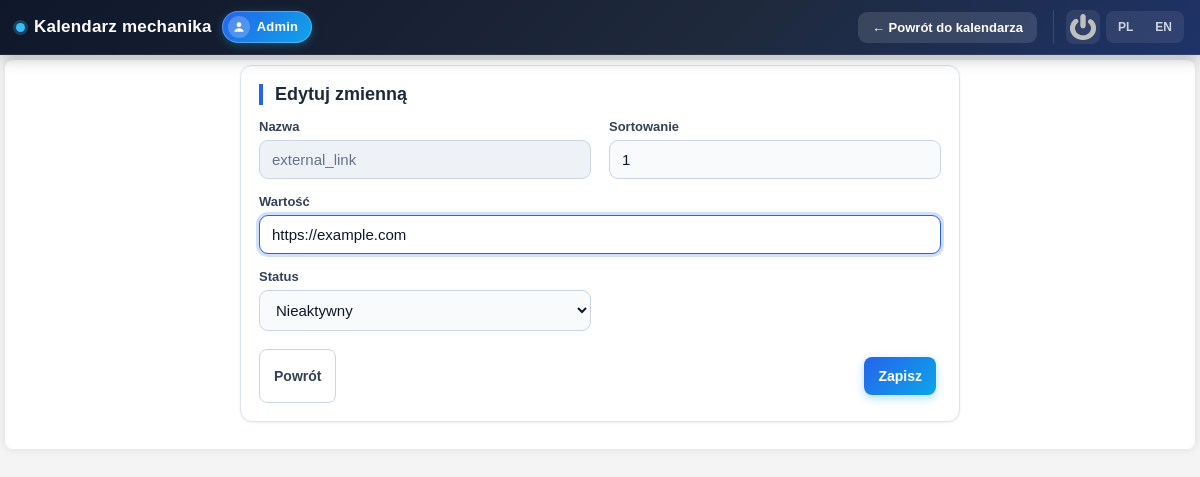
The app's page /settings/edit_value.php?id=1 (signed in) with its own data.
### tables this page shows
CREATE TABLE `settings` (
  `sys_id` int(11) NOT NULL,
  `sys_submiter` varchar(255) NOT NULL,
  `sys_createdate` datetime NOT NULL DEFAULT current_timestamp(),
  `sys_updatedby` varchar(255) NOT NULL,
  `sys_updatedate` datetime NOT NULL DEFAULT '0000-00-00 00:00:00' ON UPDATE current_timestamp(),
  `status` int(11) NOT NULL,
  `setting_number` int(11) NOT NULL,
  `setting_name` varchar(255) NOT NULL,
  `setting_values` varchar(255) NOT NULL,
  `setting_sort` int(11) NOT NULL,
  `setting_locale` varchar(10) NOT NULL
);

### settings/edit_value.php (the view, shortened to what this page needs)
<?php
require_once __DIR__ . '/../sys-backend/db_connect.php';
$settingId = (int) ($_GET['id'] ?? 0);
$stmt = $conn->prepare("SELECT * FROM settings WHERE sys_id = ?");
$stmt->bind_param("i", $settingId);
$stmt->execute();
$result = $stmt->get_result();
$setting = $result->fetch_assoc();
include __DIR__ . '/_header.php';
?>
<form action="backend/update_value.php" method="post" class="settings-form">
    <div class="settings-grid">
        <div class="settings-field">
            <label for="setting_name">Nazwa</label>
            <input type="text" name="setting_name" id="setting_name" value="<?php echo $h($setting['setting_name']); ?>" readonly>
        </div>
        <div class="settings-field">
            <label for="setting_sort">Sortowanie</label>
            <input type="text" name="setting_sort" id="setting_sort" value="<?php echo $h($setting['setting_sort']); ?>">
        </div>
        <div class="settings-field settings-field-wide">
            <label for="setting_values">Wartość</label>
            <input type="text" name="setting_values" id="setting_values" value="<?php echo $h($setting['setting_values']); ?>" autofocus>
        </div>
        <div class="settings-field">
            <label for="setting_status">Status</label>
            <select name="setting_status" id="setting_status">
                <option value="0" <?php echo (int) $setting['status'] === 0 ? 'selected' : ''; ?>>Nieaktywny</option>
            </select>
        </div>
    </div>
    <div class="settings-form-actions settings-form-actions-split">
        <a href="index.php?tab=5" class="settings-btn">Powrót</a>
        <button type="submit" class="settings-btn settings-btn-primary">Zapisz</button>
    </div>
</form>
<?php include __DIR__ . '/_footer.php'; ?>

### newstyle.css (style rules this page uses)
body { font-family: Arial, sans-serif; background-color: #f4f4f4; margin: 0; padding: 0; }
form { display: flex; flex-direction: column; }
label { margin-bottom: 5px; }
input[type="text"], input[type="password"], input[type="email"], input[type="number"], input[type="date"], input[type="time"] { padding: 8px; margin-bottom: 1px; border: 1px solid #ccc; border-radius: 5px; font-size: 16px; box-sizing: border-box; }
button { background-color: #590e5c; color: #fff; border: none; padding: 5px 10px; text-align: center; font-size: 16px; cursor: pointer; margin-right: 5px; border-radius: 5px; text-decoration: none; }
select { background-color: #f8f9fa; color: #212529; border: 1px solid #ced4da; padding: 8px 12px; border-radius: 6px; box-shadow: inset 0 1px 2px rgba(0, 0, 0, 0.075); transition: all 0.2s ease-in-out; font-family: "Segoe UI", Tahoma, Geneva, Verdana, sans-serif; min-width: 200px; }
option { padding: 10px; background-color: #fff; color: #212529; }
.settings-btn { display: inline-flex; align-items: center; justify-content: center; min-height: 38px; padding: 7px 14px; border: 1px solid #cbd5e1; border-radius: 8px; background: #fff; color: #334155; font-family: inherit; font-size: 14px; font-weight: 600; text-decoration: none; cursor: pointer; transition: background .15s, border-color .15s, box-shadow .15s; }
.settings-btn-primary { border: none; background: linear-gradient(135deg, #2563eb, #0ea5e9); box-shadow: 0 3px 10px rgba(14, 165, 233, .35); color: #fff; }
.settings-form { display: block; }
.settings-grid { display: grid; grid-template-columns: repeat(2, minmax(0, 1fr)); gap: 14px 18px; }
.settings-field { display: flex; flex-direction: column; min-width: 0; }
.settings-field-wide { grid-column: 1 / -1; }
.settings-field label { margin: 0 0 6px; color: #334155; font-size: 13px; font-weight: 700; }
.settings-field input[type="text"], .settings-field input[type="password"], .settings-field input[type="email"], .settings-field input[type="number"], .settings-field select { width: 100%; padding: 10px 12px; border: 1px solid #cbd5e1; border-radius: 9px; background: #f8fafc; box-shadow: none; color: #0f172a; font-family: inherit; font-size: 15px; box-sizing: border-box; transition: border-color .15s, box-shadow .15s, background .15s; }
.settings-form-actions { display: flex; justify-content: flex-end; margin-top: 18px; }
.settings-form-actions-split { justify-content: space-between; align-items: center; }
.settings-field input[readonly] { background: #eef2f7; color: #64748b; cursor: not-allowed; }

### records on screen
settings: setting_name "external_link", setting_sort "1", setting_values "https://example.com", setting_status "Nieaktywny"

### other values on screen
$lang_WebTitle "Kalendarz mechanika"
$userName "Admin"
$lang_back "Powrót do kalendarza"
$pageTitle "Edytuj zmienną"
